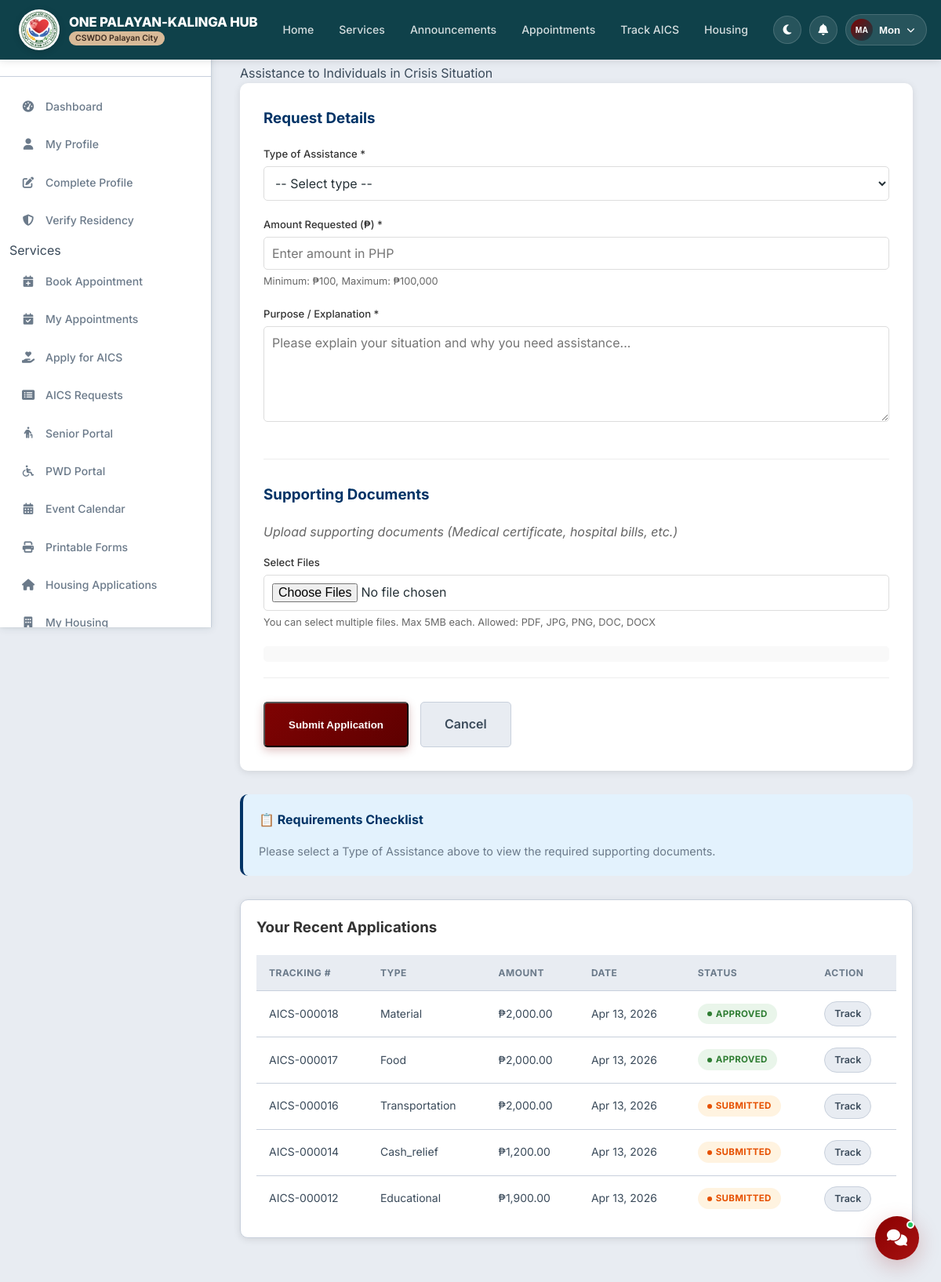
Page /apply-aics.php (signed in) on the earlier database version.
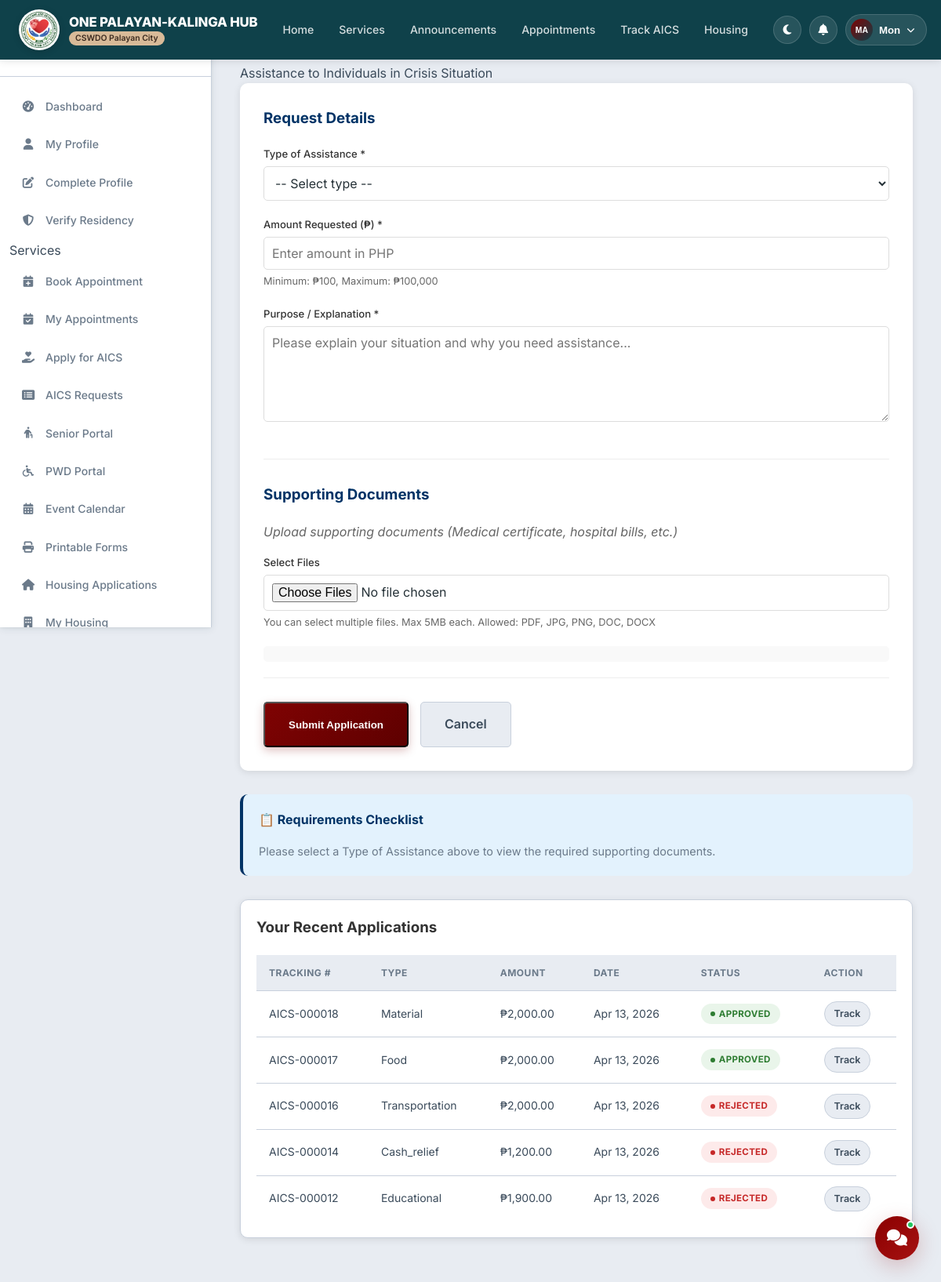
Same page on the later database version.
### tables this page shows
CREATE TABLE `aics_requests` (
  `aics_id` int(11) NOT NULL,
  `user_id` int(11) NOT NULL,
  `request_type` enum('medical','funeral','educational','transportation','food','cash_relief','material') NOT NULL,
  `amount_requested` decimal(10,2) DEFAULT NULL,
  `amount_approved` decimal(10,2) DEFAULT NULL,
  `purpose` text DEFAULT NULL,
  `status` enum('submitted','reviewing','approved','rejected','released') DEFAULT 'submitted',
  `submission_date` timestamp NOT NULL DEFAULT current_timestamp(),
  `reviewed_by` int(11) DEFAULT NULL,
  `review_date` datetime DEFAULT NULL,
  `approved_by` int(11) DEFAULT NULL,
  `approval_date` datetime DEFAULT NULL,
  `release_date` datetime DEFAULT NULL,
  `rejection_reason` text DEFAULT NULL
);

### apply-aics.php (the view, shortened to what the changed rows need)
<?php
$database = new Database();
$db = $database->getConnection();
$recent_query = "SELECT * FROM aics_requests
                 WHERE user_id = :user_id
                 ORDER BY submission_date DESC
                 LIMIT 5";
$recent_stmt = $db->prepare($recent_query);
$recent_stmt->bindParam(':user_id', $_SESSION['user_id']);
$recent_stmt->execute();
?>
<!DOCTYPE html>
<html lang="en">
<head>
    <link rel="stylesheet" href="css/style.css">
    <link rel="stylesheet" href="css/dashboard.css">
</head>
<body>
    <?php include 'includes/navbar.php'; ?>
    <div class="dashboard-container">
        <div class="main-content">
            <h1>Apply for AICS</h1>
            <?php if ($recent_stmt->rowCount() > 0): ?>
                <div class="recent-section">
                    <table class="data-table">
                        <thead>
                            <tr>
                                <th>Tracking #</th>
                                <th>Type</th>
                                <th>Amount</th>
                                <th>Date</th>
                                <th>Status</th>
                                <th>Action</th>
                            </tr>
                        </thead>
                        <tbody>
                            <?php while ($request = $recent_stmt->fetch(PDO::FETCH_ASSOC)): ?>
                                <tr>
                                    <td>AICS-<?php echo str_pad($request['aics_id'], 6, '0', STR_PAD_LEFT); ?></td>
                                    <td><?php echo ucfirst($request['request_type']); ?></td>
                                    <td>₱<?php echo number_format($request['amount_requested'], 2); ?></td>
                                    <td><?php echo date('M d, Y', strtotime($request['submission_date'])); ?></td>
                                    <td>
                                        <span class="status-badge status-<?php echo $request['status']; ?>">
                                            <?php echo ucfirst($request['status']); ?>
                                        </span>
                                    </td>
                                    <td>
                                        <a href="track-aics.php?tracking=AICS-<?php echo str_pad($request['aics_id'], 6, '0', STR_PAD_LEFT); ?>"
                                            class="btn-small">Track</a>
                                    </td>
                                </tr>
                            <?php endwhile; ?>
                        </tbody>
                    </table>
                </div>
            <?php endif; ?>
        </div>
    </div>
</body>
</html>

Differences in the rows shown:
changed aics_requests "Transportation": status "SUBMITTED" → "REJECTED"
changed aics_requests "Cash_relief": status "SUBMITTED" → "REJECTED"
changed aics_requests "Educational": status "SUBMITTED" → "REJECTED"
